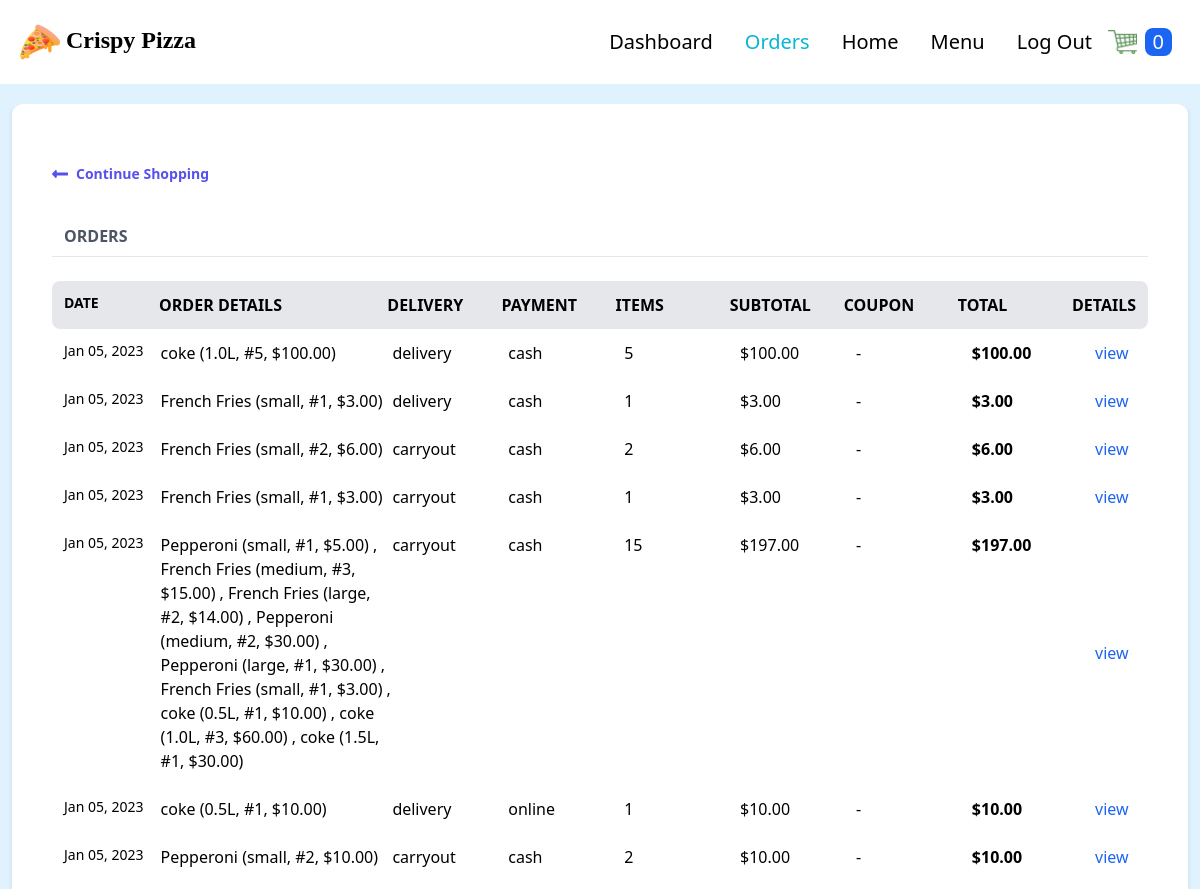
The page /orders/ (signed in, upper part) on the database as committed earlier.
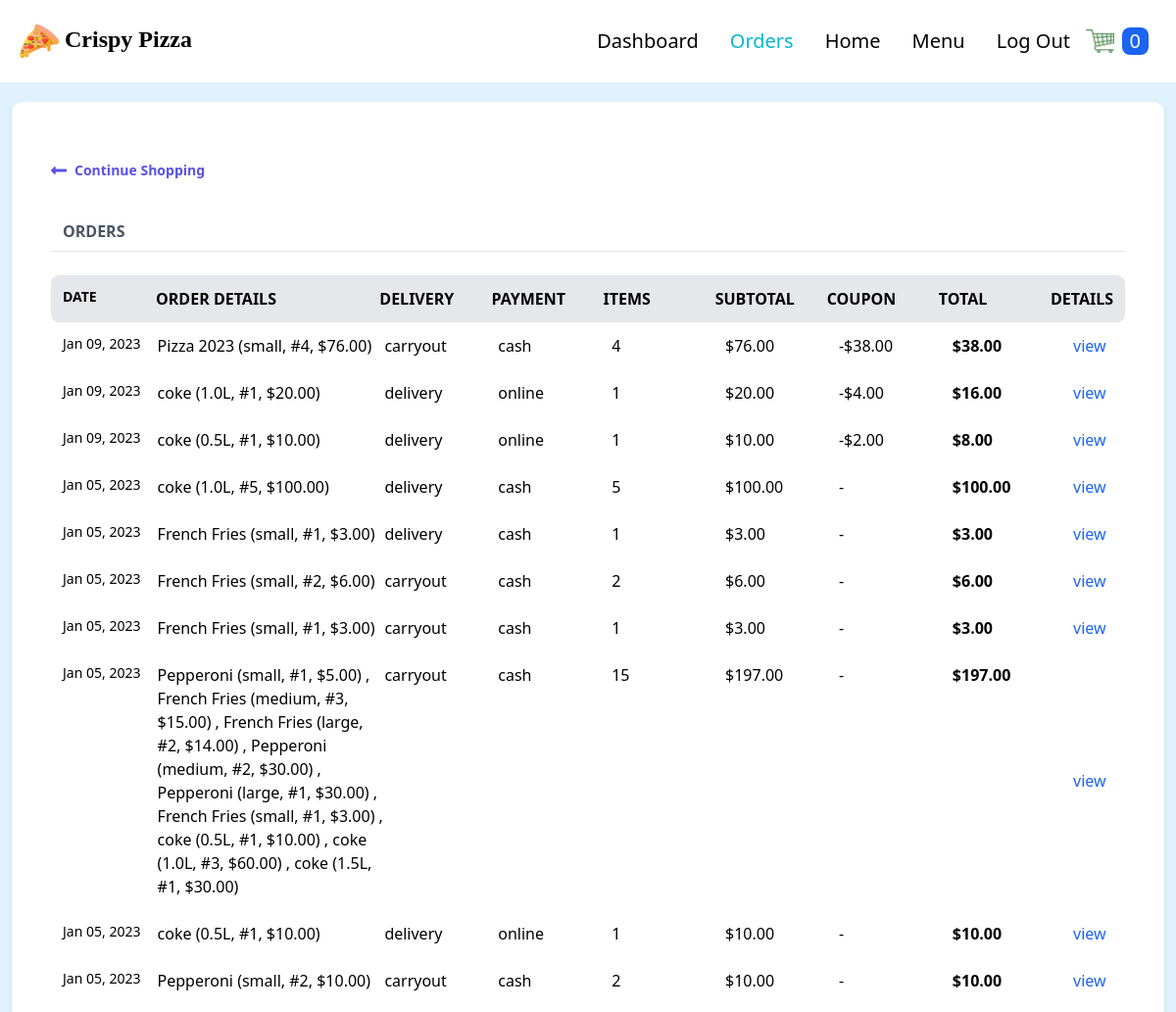
The same page on the database as committed later.
### order/models.py (models this page shows, shortened)
class Order(models.Model):
    PAYMENT_CHOICES = (
        ("cash", "cash"),
        ("online", "online")
        )
    DELIVERY_CHOICES = (
        ("delivery", "delivery"),
        ("carryout", "carryout")
    )
    transaction_id = models.UUIDField(
        primary_key=True, default=uuid.uuid4, editable=True)
    customer = models.ForeignKey(
        Customer, on_delete=models.CASCADE)
    date_ordered = models.DateTimeField(auto_now_add=True)
    date_modified = models.DateTimeField(auto_now=True)
    complete = models.BooleanField(default=False)
    paid = models.BooleanField(default=False)
    payment_method = models.CharField(max_length=10, choices=PAYMENT_CHOICES)
    delivery_method = models.CharField(max_length=10, choices=DELIVERY_CHOICES)
    coupon = models.ForeignKey(
        'Coupon', on_delete=models.SET_NULL, blank=True, null=True)
    @property
    def get_cart_subtotal(self):
        order_items = self.orderitem_set.all()
        total = sum([item.get_total for item in order_items])
        return total
    get_cart_subtotal.fget.short_description = 'Subtotal'
    @property
    def get_cart_total(self):
        total = self.get_cart_subtotal
        if self.coupon:
            total = total - self.get_coupon_value
        return total
    get_cart_total.fget.short_description = 'Total'
    @property
    def get_cart_items(self):
        order_items = self.orderitem_set.all()
        total = sum([item.quantity for item in order_items])
        return total
    get_cart_items.fget.short_description = '# Items'
    @property
    def display_items(self):
        order_items = self.orderitem_set.all()
        ticker, l = 1, len(order_items)
        product_titles = str()
        for item in order_items:
            add_comma = ", " if l > 1 and ticker != l else ""
            if item.variation:
                product_title = f'''{item.product.name}
                ({item.variation.get_size},
                #{item.quantity}, ${item.get_total})
                {add_comma} '''
            else:
                product_title = item.product.name
            product_titles += product_title
            ticker += 1
        return product_titles
    @property
    def get_coupon_value(self):
        if self.coupon:
            if self.coupon.discount_type == "Percent":
                coupon_value = round(self.get_cart_subtotal*self.coupon.discount_amount/100, 2)
            else:
                coupon_value = self.coupon.discount_amount
        else:
            coupon_value = None
        return coupon_value
    get_coupon_value.fget.short_description = 'Coupon'

class OrderItem(models.Model):
    product = models.ForeignKey(
        Product, on_delete=models.SET_NULL, blank=True, null=True)
    order = models.ForeignKey(
        Order, on_delete=models.CASCADE, null=True, blank=True)
    variation = models.ForeignKey(
        ProductVariant, on_delete=models.SET_NULL, blank=True, null=True)
    quantity = models.IntegerField(default=0, null=True, blank=True)
    date_added = models.DateTimeField(auto_now_add=True)
    @property
    def get_item_price(self):
        if self.product.has_variants:
            return self.variation.price
        else:
            return self.product.price
    @property
    def get_total(self):
        if self.product.has_variants:
            total = self.variation.price * self.quantity
        else:
            total = self.product.price * self.quantity
        return total
    get_total.fget.short_description = 'Total'

class Coupon(models.Model):
    DISCOUNT_CHOICES = (
        ("Absolute", "Absolute"),
        ("Percent", "Percent")
    )
    code = models.CharField(max_length=50, unique=True)
    active = models.BooleanField(default=False)
    discount_type = models.CharField(
        max_length=10, choices=DISCOUNT_CHOICES, default="Percent")
    discount_amount = models.PositiveIntegerField(null=True, blank=True)
    valid_from = models.DateTimeField()
    valid_to = models.DateTimeField()
    stripe_coupon_id = models.CharField(
        max_length=50, null=True, blank=True, default=None)

### store/models.py (models this page shows, shortened)
class Product(models.Model):
    id = models.UUIDField(primary_key=True, default=uuid.uuid4, editable=False)
    name = models.CharField(max_length=100)
    price = models.DecimalField(
        max_digits=6, decimal_places=2, blank=True, null=True)
    desc = models.TextField(max_length=500)
    image = models.ImageField(blank=True, upload_to='images')
    created_at = models.DateField(auto_now_add=True)
    updated_at = models.DateField(auto_now=True)
    product_category = models.ForeignKey(
        "Category", on_delete=models.CASCADE, null=True, blank=True)
    def image_tag(self):
        return mark_safe(f'<img src="{self.image.url}" width="100" height="100" />')
    image_tag.short_description = 'Image'
    @property
    def has_variants(self):
        if self.productvariant_set.count() > 0:
            return True
        else:
            return False

class ProductVariant(models.Model):
    title = models.CharField(max_length=100, blank=True, null=True)
    product = models.ForeignKey(Product, on_delete=models.CASCADE)
    size = models.ForeignKey(Size, on_delete=models.CASCADE)
    price = models.DecimalField(max_digits=6, decimal_places=2)
    @property
    def get_size(self):
        return str(self.size)

class Size(models.Model):
    name = models.CharField(max_length=20, blank=True, null=True, unique=True)
    def __str__(self):
        return self.name

### users/views.py (the view)
# urls.py: path('orders/', views.my_orders, name='my_orders'),
@login_required
def my_orders(request):
    customer = request.user.customer
    orders = Order.objects.filter(
        customer=customer, complete=True).order_by('-date_modified')
    return render(request, 'users/orders.html', context={'orders': orders})

### store/context_processors.py (called while the page is built)
def get_cart_quantity(request):
    if request.user.is_authenticated:
        try:
            customer = request.user.customer
        except:
            number_of_items = 0
    else:
        try:
            customer, created = Customer.objects.get_or_create(
                device=request.COOKIES['device'])
        except:
            number_of_items = 0
    try:
        customer_order = Order.objects.filter(
            customer=customer, complete=False)[0]
        number_of_items = customer_order.get_cart_items
    except:
        number_of_items = 0
    return {'cart_quantity': number_of_items}

### users/templates/users/orders.html (shortened to what this page needs)
{% extends 'store/base.html' %} {% block content %}
<div class="flex flex-col shadow-md my-5 mx-3">
  <div class="w-full bg-white px-10 py-10 rounded-xl">
    <a href="{% url 'store:products' %}" class="flex font-semibold text-indigo-600 text-sm my-5 w-1/4">
      <svg class="fill-current mr-2 text-indigo-600 w-4" viewBox="0 0 448 512">
        <path
          d="M134.059 296H436c6.627 0 12-5.373 12-12v-56c0-6.627-5.373-12-12-12H134.059v-46.059c0-21.382-25.851-32.09-40.971-16.971L7.029 239.029c-9.373 9.373-9.373 24.569 0 33.941l86.059 86.059c15.119 15.119 40.971 4.411 40.971-16.971V296z" />
      </svg>
      Continue Shopping
    </a>
    {% if orders %}
    <div class="flex mt-10 mb-2">
      <h3 class="font-bold ml-3 text-gray-600 text-md uppercase w-2/5">
        Orders
      </h3>
    </div>
    <hr>
    <br>
    <div class="flex font-semibold uppercase space-around bg-gray-200 rounded-lg p-3">
      <div class="text-sm w-1/6">Date</div>
      <div class="w-2/5">Order details</div>
      <div class="w-1/5">Delivery</div>
      <div class="w-1/5">Payment</div>
      <div class="w-1/5">Items</div>
      <div class="w-1/5">Subtotal</div>
      <div class="w-1/5">Coupon</div>
      <div class="w-1/5">Total</div>
      <div class="w-1/12">Details</div>
    </div>
    {% for order in orders %}
    <div class="flex space-around hover:bg-gray-100 rounded-lg p-3">
      <div class="text-sm w-1/6">{{order.date_modified|date:"M d, Y" }}</div>
      <div class="w-2/5">
        {{order.display_items}}
      </div>
      <div class="w-1/5">{{order.delivery_method}}</div>
      <div class="w-1/5">{{order.payment_method}}</div>
      <div class="w-1/5">{{order.get_cart_items}}</div>
      <div class="w-1/5">${{order.get_cart_subtotal}}</div>
      {% if order.coupon %}
      <div class="w-1/5">-${{order.get_coupon_value}}</div>
      {% else %}
      <div class="w-1/5">-</div>
      {% endif %}
      <div class="w-1/5 font-semibold">${{order.get_cart_total}}</div>
      <button class="w-1/12 text-blue-600" onclick="toggleModal('{{forloop.counter}}')">view</button>
    </div>
    {% endfor %}
    {% else %}
    <div class="text-center text-xl font-semibold">
      <p>You have no orders</p>
    </div>
    {% endif %}
  </div>
</div>
{% endblock %}

Rows that differ between the two databases and show on the page:
added Order: date_modified "Jan 09, 2023", display_items "Pizza 2023 (small, #4, $76.00)", delivery_method "carryout", payment_method "cash", get_cart_items "4", get_cart_subtotal "76.00", get_coupon_value "38.00", get_cart_total "38.00"
added Order: date_modified "Jan 09, 2023", display_items "coke (1.0L, #1, $20.00)", delivery_method "delivery", payment_method "online", get_cart_items "1", get_cart_subtotal "20.00", get_coupon_value "4.00", get_cart_total "16.00"
added Order: date_modified "Jan 09, 2023", display_items "coke (0.5L, #1, $10.00)", delivery_method "delivery", payment_method "online", get_cart_items "1", get_cart_subtotal "10.00", get_coupon_value "2.00", get_cart_total "8.00"
